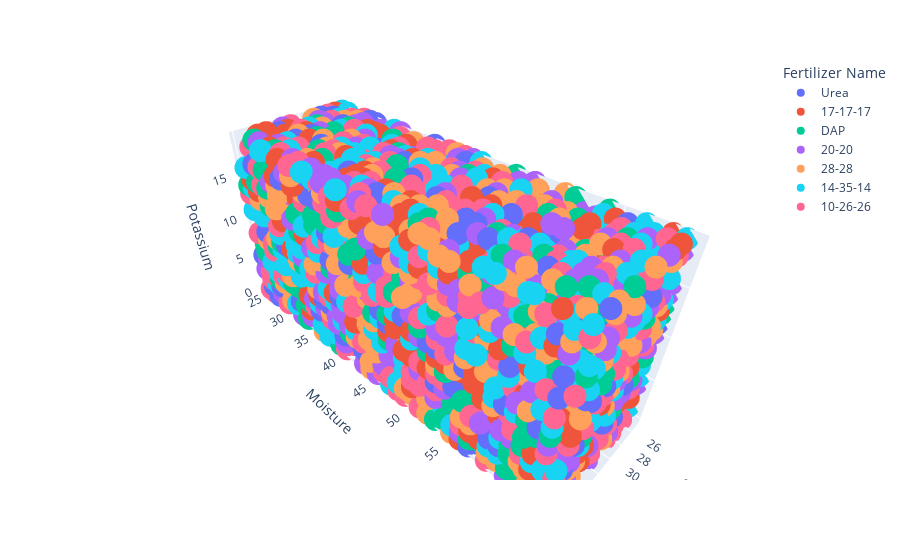

Write notebook code for a chart like this one.
### Code cell
px.scatter_3d(x = "Temparature", y = "Moisture", z = "Potassium", 
              color="Fertilizer Name", data_frame = train_sampled_stratified)

### Figure 1 — Plotly figure (JSON) as saved in the notebook; plotly's stock layout.template omitted (floating-point values rounded to 4 significant figures; data arrays with more than 128 entries replaced by an {"elided": "..."} marker saying what was removed)
{"data": [{"hovertemplate": "Fertilizer Name=Urea<br>Temparature=%{x}<br>Moisture=%{y}<br>Potassium=%{z}<extra></extra>", "legendgroup": "Urea", "marker": {"color": "#636efa", "symbol": "circle"}, "mode": "markers", "name": "Urea", "scene": "scene", "showlegend": true, "type": "scatter3d", "x": {"elided": "923 int values"}, "y": {"elided": "923 int values"}, "z": {"elided": "923 int values"}}, {"hovertemplate": "Fertilizer Name=17-17-17<br>Temparature=%{x}<br>Moisture=%{y}<br>Potassium=%{z}<extra></extra>", "legendgroup": "17-17-17", "marker": {"color": "#EF553B", "symbol": "circle"}, "mode": "markers", "name": "17-17-17", "scene": "scene", "showlegend": true, "type": "scatter3d", "x": {"elided": "1124 int values"}, "y": {"elided": "1124 int values"}, "z": {"elided": "1124 int values"}}, {"hovertemplate": "Fertilizer Name=DAP<br>Temparature=%{x}<br>Moisture=%{y}<br>Potassium=%{z}<extra></extra>", "legendgroup": "DAP", "marker": {"color": "#00cc96", "symbol": "circle"}, "mode": "markers", "name": "DAP", "scene": "scene", "showlegend": true, "type": "scatter3d", "x": {"elided": "949 int values"}, "y": {"elided": "949 int values"}, "z": {"elided": "949 int values"}}, {"hovertemplate": "Fertilizer Name=20-20<br>Temparature=%{x}<br>Moisture=%{y}<br>Potassium=%{z}<extra></extra>", "legendgroup": "20-20", "marker": {"color": "#ab63fa", "symbol": "circle"}, "mode": "markers", "name": "20-20", "scene": "scene", "showlegend": true, "type": "scatter3d", "x": {"elided": "1109 int values"}, "y": {"elided": "1109 int values"}, "z": {"elided": "1109 int values"}}, {"hovertemplate": "Fertilizer Name=28-28<br>Temparature=%{x}<br>Moisture=%{y}<br>Potassium=%{z}<extra></extra>", "legendgroup": "28-28", "marker": {"color": "#FFA15A", "symbol": "circle"}, "mode": "markers", "name": "28-28", "scene": "scene", "showlegend": true, "type": "scatter3d", "x": {"elided": "1112 int values"}, "y": {"elided": "1112 int values"}, "z": {"elided": "1112 int values"}}, {"hovertemplate": "Fertilizer Name=14-35-14<br>Temparature=%{x}<br>Moisture=%{y}<br>Potassium=%{z}<extra></extra>", "legendgroup": "14-35-14", "marker": {"color": "#19d3f3", "symbol": "circle"}, "mode": "markers", "name": "14-35-14", "scene": "scene", "showlegend": true, "type": "scatter3d", "x": {"elided": "1144 int values"}, "y": {"elided": "1144 int values"}, "z": {"elided": "1144 int values"}}, {"hovertemplate": "Fertilizer Name=10-26-26<br>Temparature=%{x}<br>Moisture=%{y}<br>Potassium=%{z}<extra></extra>", "legendgroup": "10-26-26", "marker": {"color": "#FF6692", "symbol": "circle"}, "mode": "markers", "name": "10-26-26", "scene": "scene", "showlegend": true, "type": "scatter3d", "x": {"elided": "1139 int values"}, "y": {"elided": "1139 int values"}, "z": {"elided": "1139 int values"}}], "layout": {"legend": {"title": {"text": "Fertilizer Name"}, "tracegroupgap": 0}, "margin": {"t": 60}, "scene": {"domain": {"x": [0, 1], "y": [0, 1]}, "xaxis": {"title": {"text": "Temparature"}}, "yaxis": {"title": {"text": "Moisture"}}, "zaxis": {"title": {"text": "Potassium"}}}}}
